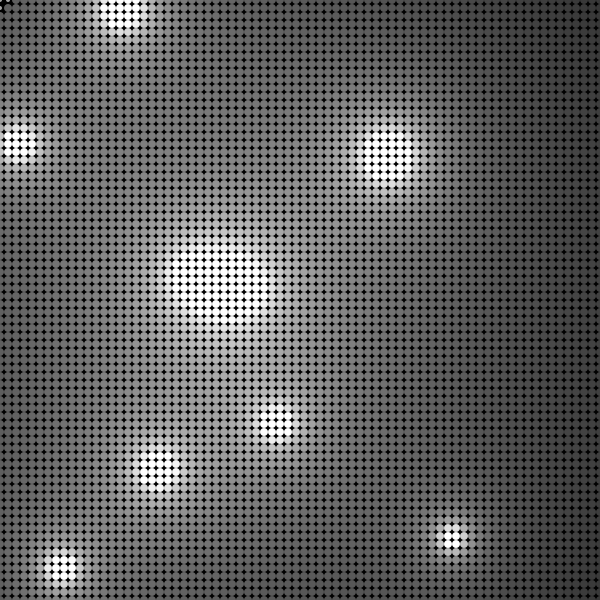
Frame 1 (no input)
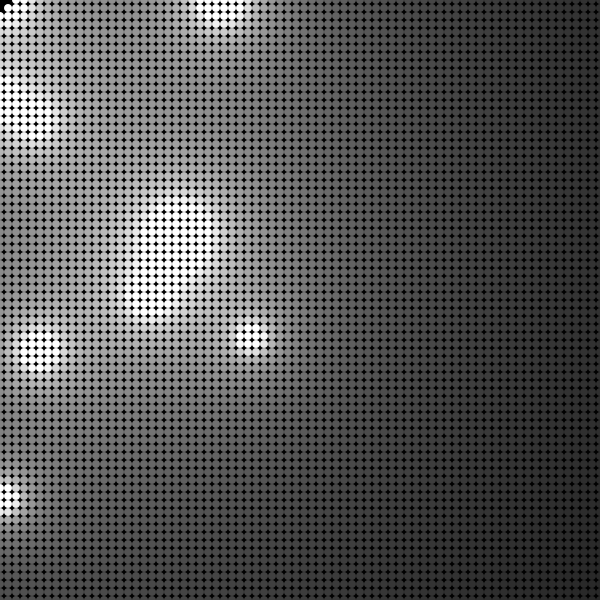
Frame 60 (the mouse pressed at the canvas centre just before this capture)
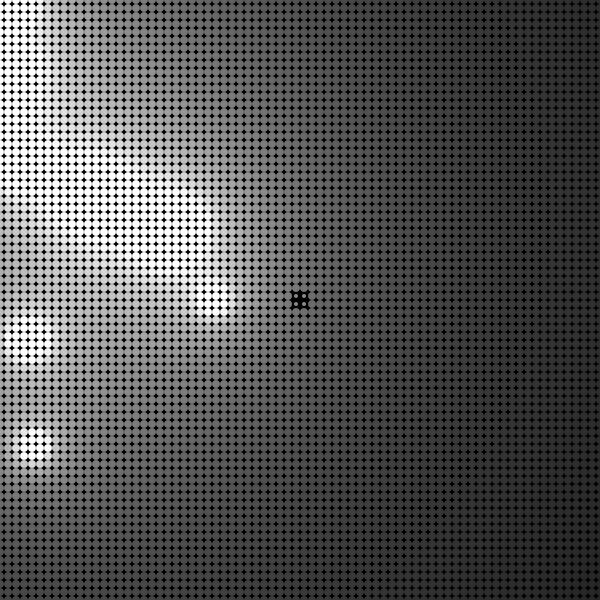
Frame 120 (the mouse held since frame 60 and released just before this capture)

The Processing sketch that drew these frames (run headless with seeded random() and noise(); from frame 60 on, the mouse is pressed at the canvas centre):

// Processing sketch: sketch_106
// ── sketch_106.pde
// metaball & isosurface

Metaball[] metaballs;

void setup() {
  size(600, 600);
  smooth();
  noStroke();
  noCursor();

  metaballs = new Metaball[10];
  for (int i=0; i<metaballs.length; i++) {
    metaballs[i] = new Metaball(random(width), random(height));
  }
}

void draw() {
  background(0);
  for (int x = 0; x <= width; x+=8) {
    for (int y = 0; y <= height; y+=8) {
      float sum = 0;
      for (Metaball mb : metaballs) {
        sum += 2 * mb.r / dist(mb.loc.x, mb.loc.y, x, y);
      }
      float col = map(sum, 0, 100, 0, 255);
      fill(col);
      float r = 8;

      if (dist(mouseX, mouseY, x, y)<10) {
        fill(255-col);
        r *= 0.5;
      }
      ellipse(x, y, r, r);
    }
  }

  for (Metaball mb : metaballs) {
    mb.run();
  }
}
// ── Metaball.pde
class Metaball {
  PVector loc;
  PVector vel;
  PVector acc;
  float maxspeed;
  float maxforce;
  float r;

  Metaball(float x, float y) {
    loc = new PVector(x, y);
    vel = new PVector(0, 0);
    acc = new PVector(0, 0);
    maxspeed = random(1, 8);
    maxforce = random(0.05, 0.4);
    r = random(300, 900);
  }

  void run() {
    follow();
    update();
    //show();
  }

  void follow() {
    PVector desired = new PVector(mouseX-width/2, mouseY-height/2); 
    desired.setMag(maxspeed);
    PVector steer = PVector.sub(desired, vel);
    steer.limit(maxforce);
    applyForce(steer);
  }

  void update() {
    vel.add(acc);
    vel.limit(maxspeed);
    loc.add(vel);
    acc.mult(0);

    if (loc.x>width || loc.x<0) {
      vel.x *= -random(0.5, 1.5);
    }
    if (loc.y>height || loc.y<0) {
      vel.y *= -random(0.5, 1.5);
    }
  }

  void applyForce(PVector force) {
    acc.add(force);
  }

  void show() {
    fill(255, 0, 0, 100);
    ellipse(loc.x, loc.y, 5, 5);
  }
}
